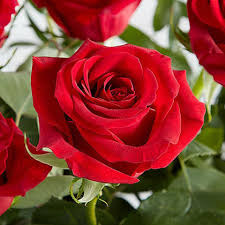
#> input picture practice_session/Computer Vision/images.jpg, 225 x 225 px
$ python ten.py
#> lines starting #> are read from the running program, lines starting #| are printed output that depends on the picture
#CODE 10

import cv2

img = cv2.imread("images.jpg", 0)
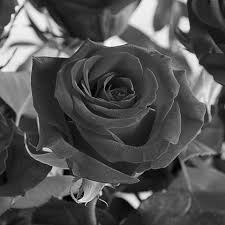
#> img: shape (225, 225); min 0, max 255, mean 81.9

edges = cv2.Canny(img, 100, 200)
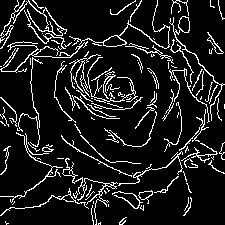
#> edges: shape (225, 225); 11.2% white in thin lines or dots

cv2.imshow("Edges", edges)
cv2.waitKey(0)
cv2.destroyAllWindows()
